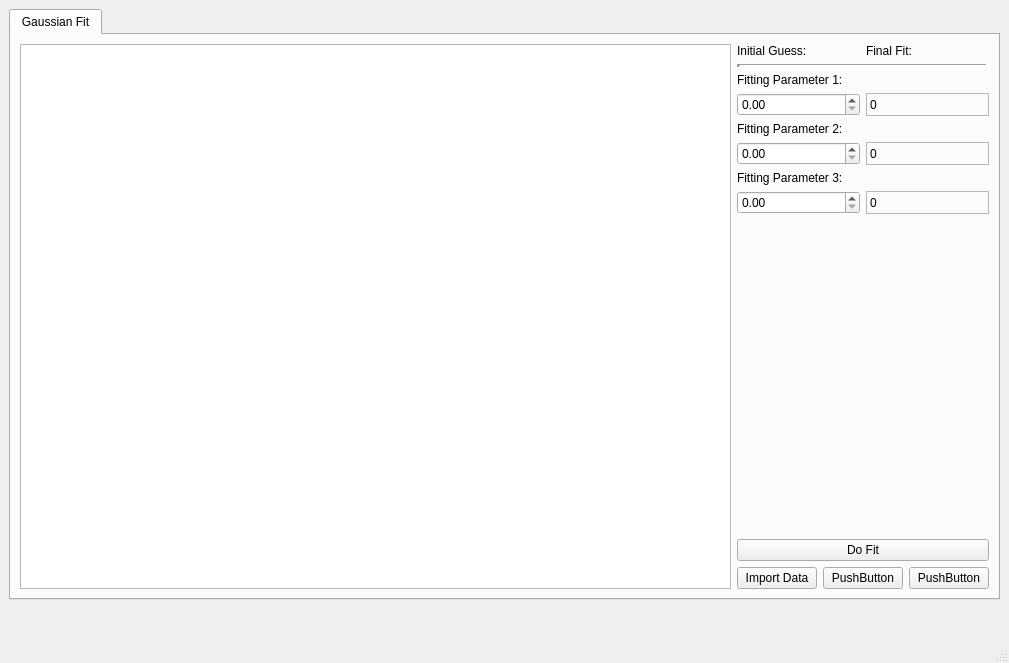
<?xml version="1.0" encoding="UTF-8"?>
<ui version="4.0">
 <class>MainWindow</class>
 <widget class="QMainWindow" name="MainWindow">
  <property name="geometry">
   <rect>
    <x>0</x>
    <y>0</y>
    <width>1009</width>
    <height>663</height>
   </rect>
  </property>
  <property name="windowTitle">
   <string>MainWindow</string>
  </property>
  <widget class="QWidget" name="centralwidget">
   <widget class="QTabWidget" name="horizontalTabWidget">
    <property name="geometry">
     <rect>
      <x>9</x>
      <y>9</y>
      <width>991</width>
      <height>591</height>
     </rect>
    </property>
    <widget class="QWidget" name="gauss_fit_pane" native="true">
     <attribute name="title">
      <string>Gaussian Fit</string>
     </attribute>
     <layout class="QHBoxLayout" name="horizontalLayout">
      <item>
       <widget class="QGraphicsView" name="graphicsView"/>
      </item>
      <item>
       <layout class="QVBoxLayout" name="verticalLayout">
        <item>
         <layout class="QHBoxLayout" name="horizontalLayout_7">
          <item>
           <widget class="QLabel" name="label_5">
            <property name="text">
             <string>Initial Guess:</string>
            </property>
           </widget>
          </item>
          <item>
           <widget class="QLabel" name="label_4">
            <property name="text">
             <string>Final Fit:</string>
            </property>
           </widget>
          </item>
         </layout>
        </item>
        <item>
         <widget class="Line" name="line">
          <property name="lineWidth">
           <number>4</number>
          </property>
          <property name="orientation">
           <enum>Qt::Orientation::Horizontal</enum>
          </property>
         </widget>
        </item>
        <item>
         <widget class="QLabel" name="label">
          <property name="text">
           <string>Fitting Parameter 1:</string>
          </property>
         </widget>
        </item>
        <item>
         <layout class="QHBoxLayout" name="horizontalLayout_3">
          <item>
           <widget class="QDoubleSpinBox" name="param1_guess_spinbox">
            <property name="wrapping">
             <bool>false</bool>
            </property>
            <property name="readOnly">
             <bool>false</bool>
            </property>
           </widget>
          </item>
          <item>
           <widget class="QLabel" name="param1_fit_output_label">
            <property name="frameShape">
             <enum>QFrame::Shape::StyledPanel</enum>
            </property>
            <property name="text">
             <string>0</string>
            </property>
           </widget>
          </item>
         </layout>
        </item>
        <item>
         <widget class="QLabel" name="label_2">
          <property name="text">
           <string>Fitting Parameter 2:</string>
          </property>
         </widget>
        </item>
        <item>
         <layout class="QHBoxLayout" name="horizontalLayout_4">
          <item>
           <widget class="QDoubleSpinBox" name="param2_guess_spinbox">
            <property name="wrapping">
             <bool>false</bool>
            </property>
            <property name="readOnly">
             <bool>false</bool>
            </property>
           </widget>
          </item>
          <item>
           <widget class="QLabel" name="param2_fit_output_label">
            <property name="frameShape">
             <enum>QFrame::Shape::StyledPanel</enum>
            </property>
            <property name="text">
             <string>0</string>
            </property>
           </widget>
          </item>
         </layout>
        </item>
        <item>
         <widget class="QLabel" name="label_3">
          <property name="text">
           <string>Fitting Parameter 3:</string>
          </property>
         </widget>
        </item>
        <item>
         <layout class="QHBoxLayout" name="horizontalLayout_5">
          <item>
           <widget class="QDoubleSpinBox" name="param3_guess_spinbox">
            <property name="wrapping">
             <bool>false</bool>
            </property>
            <property name="readOnly">
             <bool>false</bool>
            </property>
           </widget>
          </item>
          <item>
           <widget class="QLabel" name="param3_fit_output_label">
            <property name="enabled">
             <bool>true</bool>
            </property>
            <property name="frameShape">
             <enum>QFrame::Shape::StyledPanel</enum>
            </property>
            <property name="text">
             <string>0</string>
            </property>
           </widget>
          </item>
         </layout>
        </item>
        <item>
         <spacer name="verticalSpacer">
          <property name="orientation">
           <enum>Qt::Orientation::Vertical</enum>
          </property>
          <property name="sizeHint" stdset="0">
           <size>
            <width>20</width>
            <height>40</height>
           </size>
          </property>
         </spacer>
        </item>
        <item>
         <widget class="QPushButton" name="fit_button">
          <property name="text">
           <string>Do Fit</string>
          </property>
          <property name="checkable">
           <bool>false</bool>
          </property>
         </widget>
        </item>
        <item>
         <layout class="QHBoxLayout" name="horizontalLayout_2">
          <item>
           <widget class="QPushButton" name="import_button">
            <property name="text">
             <string>Import Data</string>
            </property>
           </widget>
          </item>
          <item>
           <widget class="QPushButton" name="pushButton_2">
            <property name="text">
             <string>PushButton</string>
            </property>
           </widget>
          </item>
          <item>
           <widget class="QPushButton" name="pushButton">
            <property name="text">
             <string>PushButton</string>
            </property>
           </widget>
          </item>
         </layout>
        </item>
       </layout>
      </item>
     </layout>
    </widget>
   </widget>
  </widget>
  <widget class="QMenuBar" name="menubar">
   <property name="geometry">
    <rect>
     <x>0</x>
     <y>0</y>
     <width>1009</width>
     <height>33</height>
    </rect>
   </property>
  </widget>
  <widget class="QStatusBar" name="statusbar"/>
 </widget>
 <resources/>
 <connections/>
</ui>
